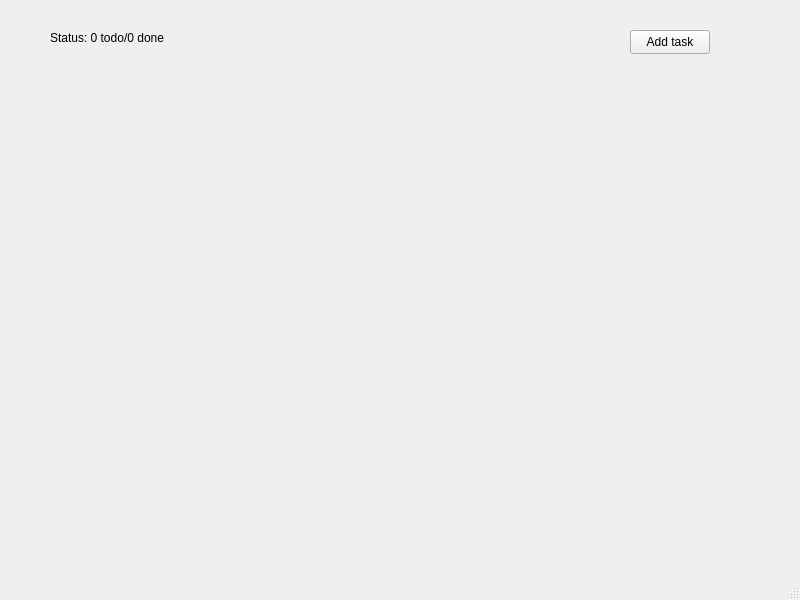
<?xml version="1.0" encoding="UTF-8"?>
<ui version="4.0">
 <class>MainWindow</class>
 <widget class="QMainWindow" name="MainWindow">
  <property name="geometry">
   <rect>
    <x>0</x>
    <y>0</y>
    <width>800</width>
    <height>600</height>
   </rect>
  </property>
  <property name="windowTitle">
   <string>MainWindow</string>
  </property>
  <widget class="QWidget" name="centralwidget">
   <widget class="QLabel" name="statusLabel">
    <property name="geometry">
     <rect>
      <x>50</x>
      <y>30</y>
      <width>141</width>
      <height>16</height>
     </rect>
    </property>
    <property name="text">
     <string>Status: 0 todo/0 done</string>
    </property>
   </widget>
   <widget class="QPushButton" name="addTaskButton">
    <property name="geometry">
     <rect>
      <x>630</x>
      <y>30</y>
      <width>80</width>
      <height>24</height>
     </rect>
    </property>
    <property name="text">
     <string>Add task</string>
    </property>
   </widget>
  </widget>
  <widget class="QMenuBar" name="menubar">
   <property name="geometry">
    <rect>
     <x>0</x>
     <y>0</y>
     <width>800</width>
     <height>21</height>
    </rect>
   </property>
  </widget>
  <widget class="QStatusBar" name="statusbar"/>
 </widget>
 <resources/>
 <connections/>
</ui>
